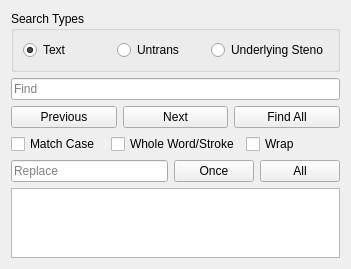
           <widget class="QWidget" name="scrollAreaWidgetContents_3">
            <property name="geometry">
             <rect>
              <x>0</x>
              <y>0</y>
              <width>351</width>
              <height>254</height>
             </rect>
            </property>
            <layout class="QVBoxLayout" name="verticalLayout_30">
             <item>
              <widget class="QGroupBox" name="groupBox_2">
               <property name="title">
                <string>Search Types</string>
               </property>
               <layout class="QHBoxLayout" name="horizontalLayout">
                <item>
                 <widget class="QRadioButton" name="search_text">
                  <property name="focusPolicy">
                   <enum>Qt::FocusPolicy::NoFocus</enum>
                  </property>
                  <property name="toolTip">
                   <string>Search visible text for match</string>
                  </property>
                  <property name="text">
                   <string>Text</string>
                  </property>
                  <property name="checked">
                   <bool>true</bool>
                  </property>
                 </widget>
                </item>
                <item>
                 <widget class="QRadioButton" name="search_untrans">
                  <property name="focusPolicy">
                   <enum>Qt::FocusPolicy::NoFocus</enum>
                  </property>
                  <property name="toolTip">
                   <string>Search what appears to be untranslated chords in visible text</string>
                  </property>
                  <property name="text">
                   <string>Untrans</string>
                  </property>
                 </widget>
                </item>
                <item>
                 <widget class="QRadioButton" name="search_steno">
                  <property name="focusPolicy">
                   <enum>Qt::FocusPolicy::NoFocus</enum>
                  </property>
                  <property name="toolTip">
                   <string>Search strokes, find text has to match stroke completely</string>
                  </property>
                  <property name="text">
                   <string>Underlying Steno</string>
                  </property>
                 </widget>
                </item>
               </layout>
              </widget>
             </item>
             <item>
              <layout class="QHBoxLayout" name="horizontalLayout_2">
               <item>
                <widget class="QLineEdit" name="search_term">
                 <property name="toolTip">
                  <string>Text to search for</string>
                 </property>
                 <property name="placeholderText">
                  <string>Find</string>
                 </property>
                </widget>
               </item>
              </layout>
             </item>
             <item>
              <layout class="QHBoxLayout" name="horizontalLayout_13">
               <item>
                <widget class="QPushButton" name="search_backward">
                 <property name="focusPolicy">
                  <enum>Qt::FocusPolicy::NoFocus</enum>
                 </property>
                 <property name="toolTip">
                  <string>Search backwards</string>
                 </property>
                 <property name="text">
                  <string>Previous</string>
                 </property>
                 <property name="icon">
                  <iconset resource="resources.qrc">
                   <normaloff>:/resources/arrow-skip-180.png</normaloff>:/resources/arrow-skip-180.png</iconset>
                 </property>
                </widget>
               </item>
               <item>
                <widget class="QPushButton" name="search_forward">
                 <property name="focusPolicy">
                  <enum>Qt::FocusPolicy::NoFocus</enum>
                 </property>
                 <property name="toolTip">
                  <string>Search forward</string>
                 </property>
                 <property name="text">
                  <string>Next</string>
                 </property>
                 <property name="icon">
                  <iconset resource="resources.qrc">
                   <normaloff>:/resources/arrow-skip.png</normaloff>:/resources/arrow-skip.png</iconset>
                 </property>
                </widget>
               </item>
               <item>
                <widget class="QPushButton" name="find_all">
                 <property name="focusPolicy">
                  <enum>Qt::FocusPolicy::NoFocus</enum>
                 </property>
                 <property name="toolTip">
                  <string>Find all matches</string>
                 </property>
                 <property name="text">
                  <string>Find All</string>
                 </property>
                </widget>
               </item>
              </layout>
             </item>
             <item>
              <layout class="QHBoxLayout" name="horizontalLayout_4">
               <item>
                <widget class="QCheckBox" name="search_case">
                 <property name="focusPolicy">
                  <enum>Qt::FocusPolicy::NoFocus</enum>
                 </property>
                 <property name="toolTip">
                  <string>Case sensitive search</string>
                 </property>
                 <property name="text">
                  <string>Match Case</string>
                 </property>
                </widget>
               </item>
               <item>
                <widget class="QCheckBox" name="search_whole">
                 <property name="focusPolicy">
                  <enum>Qt::FocusPolicy::NoFocus</enum>
                 </property>
                 <property name="toolTip">
                  <string>Text in find has to match text as a whole word/stroke</string>
                 </property>
                 <property name="text">
                  <string>Whole Word/Stroke</string>
                 </property>
                </widget>
               </item>
               <item>
                <widget class="QCheckBox" name="search_wrap">
                 <property name="focusPolicy">
                  <enum>Qt::FocusPolicy::NoFocus</enum>
                 </property>
                 <property name="toolTip">
                  <string>Search will continue from top/bottom if a match is not found in forward/back search</string>
                 </property>
                 <property name="text">
                  <string>Wrap</string>
                 </property>
                </widget>
               </item>
              </layout>
             </item>
             <item>
              <layout class="QHBoxLayout" name="horizontalLayout_3">
               <item>
                <widget class="QLineEdit" name="replace_term">
                 <property name="toolTip">
                  <string>The text to replace the match found in search</string>
                 </property>
                 <property name="placeholderText">
                  <string>Replace</string>
                 </property>
                </widget>
               </item>
               <item>
                <widget class="QPushButton" name="replace_selected">
                 <property name="focusPolicy">
                  <enum>Qt::FocusPolicy::NoFocus</enum>
                 </property>
                 <property name="toolTip">
                  <string>Replace the found match with the text in the replace textbox</string>
                 </property>
                 <property name="text">
                  <string>Once</string>
                 </property>
                </widget>
               </item>
               <item>
                <widget class="QPushButton" name="replace_all">
                 <property name="focusPolicy">
                  <enum>Qt::FocusPolicy::NoFocus</enum>
                 </property>
                 <property name="toolTip">
                  <string>Replace all matches with text in replace textbox</string>
                 </property>
                 <property name="text">
                  <string>All</string>
                 </property>
                </widget>
               </item>
              </layout>
             </item>
             <item>
              <widget class="QListWidget" name="searchResults">
               <property name="toolTip">
                <string>Displays search results</string>
               </property>
              </widget>
             </item>
            </layout>
           </widget>
